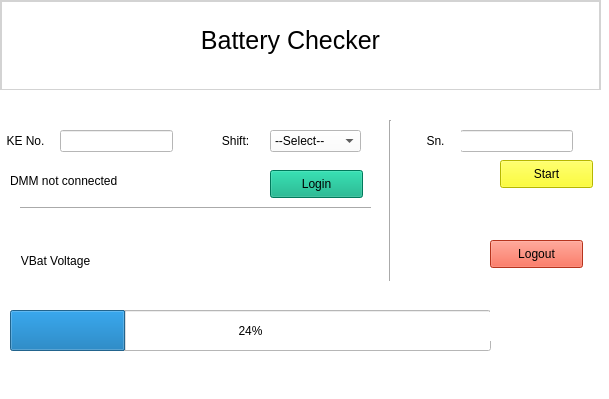
<?xml version="1.0" encoding="UTF-8"?>
<ui version="4.0">
 <class>MainWindow</class>
 <widget class="QMainWindow" name="MainWindow">
  <property name="geometry">
   <rect>
    <x>0</x>
    <y>0</y>
    <width>609</width>
    <height>399</height>
   </rect>
  </property>
  <property name="windowTitle">
   <string>MainWindow</string>
  </property>
  <property name="styleSheet">
   <string notr="true">background-color: white</string>
  </property>
  <widget class="QWidget" name="centralwidget">
   <widget class="QWidget" name="widget" native="true">
    <property name="geometry">
     <rect>
      <x>0</x>
      <y>0</y>
      <width>601</width>
      <height>91</height>
     </rect>
    </property>
    <property name="styleSheet">
     <string notr="true">border: 2px solid lightgrey</string>
    </property>
    <widget class="QLabel" name="label">
     <property name="geometry">
      <rect>
       <x>200</x>
       <y>20</y>
       <width>181</width>
       <height>41</height>
      </rect>
     </property>
     <property name="styleSheet">
      <string notr="true">color:black;
font: 25px;
border: none</string>
     </property>
     <property name="text">
      <string>Battery Checker</string>
     </property>
     <property name="alignment">
      <set>Qt::AlignCenter</set>
     </property>
    </widget>
    <widget class="QLabel" name="companylogo">
     <property name="geometry">
      <rect>
       <x>10</x>
       <y>20</y>
       <width>51</width>
       <height>51</height>
      </rect>
     </property>
     <property name="styleSheet">
      <string notr="true">border: none;</string>
     </property>
     <property name="text">
      <string/>
     </property>
     <property name="textFormat">
      <enum>Qt::AutoText</enum>
     </property>
     <property name="pixmap">
      <pixmap>../activity_monitoring/static/kaertech_logo192.png</pixmap>
     </property>
     <property name="scaledContents">
      <bool>true</bool>
     </property>
    </widget>
   </widget>
   <widget class="QWidget" name="widget_2" native="true">
    <property name="geometry">
     <rect>
      <x>0</x>
      <y>90</y>
      <width>611</width>
      <height>271</height>
     </rect>
    </property>
    <widget class="QProgressBar" name="progressBar">
     <property name="geometry">
      <rect>
       <x>10</x>
       <y>220</y>
       <width>481</width>
       <height>41</height>
      </rect>
     </property>
     <property name="value">
      <number>24</number>
     </property>
    </widget>
    <widget class="QLabel" name="lightPassorFail">
     <property name="geometry">
      <rect>
       <x>490</x>
       <y>220</y>
       <width>91</width>
       <height>31</height>
      </rect>
     </property>
     <property name="text">
      <string/>
     </property>
     <property name="alignment">
      <set>Qt::AlignCenter</set>
     </property>
    </widget>
    <widget class="QLineEdit" name="serialnumber">
     <property name="geometry">
      <rect>
       <x>460</x>
       <y>40</y>
       <width>113</width>
       <height>22</height>
      </rect>
     </property>
    </widget>
    <widget class="QLabel" name="lightFail_2">
     <property name="geometry">
      <rect>
       <x>410</x>
       <y>40</y>
       <width>51</width>
       <height>21</height>
      </rect>
     </property>
     <property name="text">
      <string>Sn.</string>
     </property>
     <property name="alignment">
      <set>Qt::AlignCenter</set>
     </property>
    </widget>
    <widget class="QLabel" name="lightFail_3">
     <property name="geometry">
      <rect>
       <x>0</x>
       <y>40</y>
       <width>51</width>
       <height>21</height>
      </rect>
     </property>
     <property name="text">
      <string>KE No.</string>
     </property>
     <property name="alignment">
      <set>Qt::AlignCenter</set>
     </property>
    </widget>
    <widget class="QLineEdit" name="operatoren">
     <property name="geometry">
      <rect>
       <x>60</x>
       <y>40</y>
       <width>113</width>
       <height>22</height>
      </rect>
     </property>
    </widget>
    <widget class="QLabel" name="lightFail_4">
     <property name="geometry">
      <rect>
       <x>210</x>
       <y>40</y>
       <width>51</width>
       <height>21</height>
      </rect>
     </property>
     <property name="text">
      <string>Shift:</string>
     </property>
     <property name="alignment">
      <set>Qt::AlignCenter</set>
     </property>
    </widget>
    <widget class="QComboBox" name="shift">
     <property name="geometry">
      <rect>
       <x>270</x>
       <y>40</y>
       <width>91</width>
       <height>22</height>
      </rect>
     </property>
     <item>
      <property name="text">
       <string>--Select--</string>
      </property>
     </item>
     <item>
      <property name="text">
       <string>A</string>
      </property>
     </item>
     <item>
      <property name="text">
       <string>B</string>
      </property>
     </item>
    </widget>
    <widget class="QPushButton" name="loginbutton">
     <property name="geometry">
      <rect>
       <x>270</x>
       <y>80</y>
       <width>93</width>
       <height>28</height>
      </rect>
     </property>
     <property name="styleSheet">
      <string notr="true">background-color: rgb(0, 170, 127);</string>
     </property>
     <property name="text">
      <string>Login</string>
     </property>
    </widget>
    <widget class="Line" name="line">
     <property name="geometry">
      <rect>
       <x>380</x>
       <y>30</y>
       <width>20</width>
       <height>161</height>
      </rect>
     </property>
     <property name="orientation">
      <enum>Qt::Vertical</enum>
     </property>
    </widget>
    <widget class="Line" name="line_2">
     <property name="geometry">
      <rect>
       <x>20</x>
       <y>110</y>
       <width>351</width>
       <height>16</height>
      </rect>
     </property>
     <property name="orientation">
      <enum>Qt::Horizontal</enum>
     </property>
    </widget>
    <widget class="QLabel" name="voltagereader">
     <property name="geometry">
      <rect>
       <x>120</x>
       <y>150</y>
       <width>251</width>
       <height>41</height>
      </rect>
     </property>
     <property name="styleSheet">
      <string notr="true">font: 30px</string>
     </property>
     <property name="text">
      <string/>
     </property>
     <property name="alignment">
      <set>Qt::AlignCenter</set>
     </property>
    </widget>
    <widget class="QLabel" name="voltagereader_2">
     <property name="geometry">
      <rect>
       <x>0</x>
       <y>150</y>
       <width>111</width>
       <height>41</height>
      </rect>
     </property>
     <property name="text">
      <string>VBat Voltage</string>
     </property>
     <property name="alignment">
      <set>Qt::AlignCenter</set>
     </property>
    </widget>
    <widget class="QPushButton" name="logoutbutton">
     <property name="geometry">
      <rect>
       <x>490</x>
       <y>150</y>
       <width>93</width>
       <height>28</height>
      </rect>
     </property>
     <property name="styleSheet">
      <string notr="true">background-color: rgb(255, 73, 41);</string>
     </property>
     <property name="text">
      <string>Logout</string>
     </property>
    </widget>
    <widget class="QLabel" name="portreflector">
     <property name="geometry">
      <rect>
       <x>10</x>
       <y>80</y>
       <width>141</width>
       <height>21</height>
      </rect>
     </property>
     <property name="text">
      <string>DMM not connected</string>
     </property>
     <property name="alignment">
      <set>Qt::AlignLeading|Qt::AlignLeft|Qt::AlignVCenter</set>
     </property>
    </widget>
    <widget class="QPushButton" name="startbutton">
     <property name="geometry">
      <rect>
       <x>500</x>
       <y>70</y>
       <width>93</width>
       <height>28</height>
      </rect>
     </property>
     <property name="styleSheet">
      <string notr="true">background-color: rgb(255, 255, 0);</string>
     </property>
     <property name="text">
      <string>Start</string>
     </property>
    </widget>
   </widget>
  </widget>
  <widget class="QMenuBar" name="menubar">
   <property name="geometry">
    <rect>
     <x>0</x>
     <y>0</y>
     <width>609</width>
     <height>22</height>
    </rect>
   </property>
  </widget>
  <widget class="QStatusBar" name="statusbar"/>
 </widget>
 <resources/>
 <connections/>
</ui>
